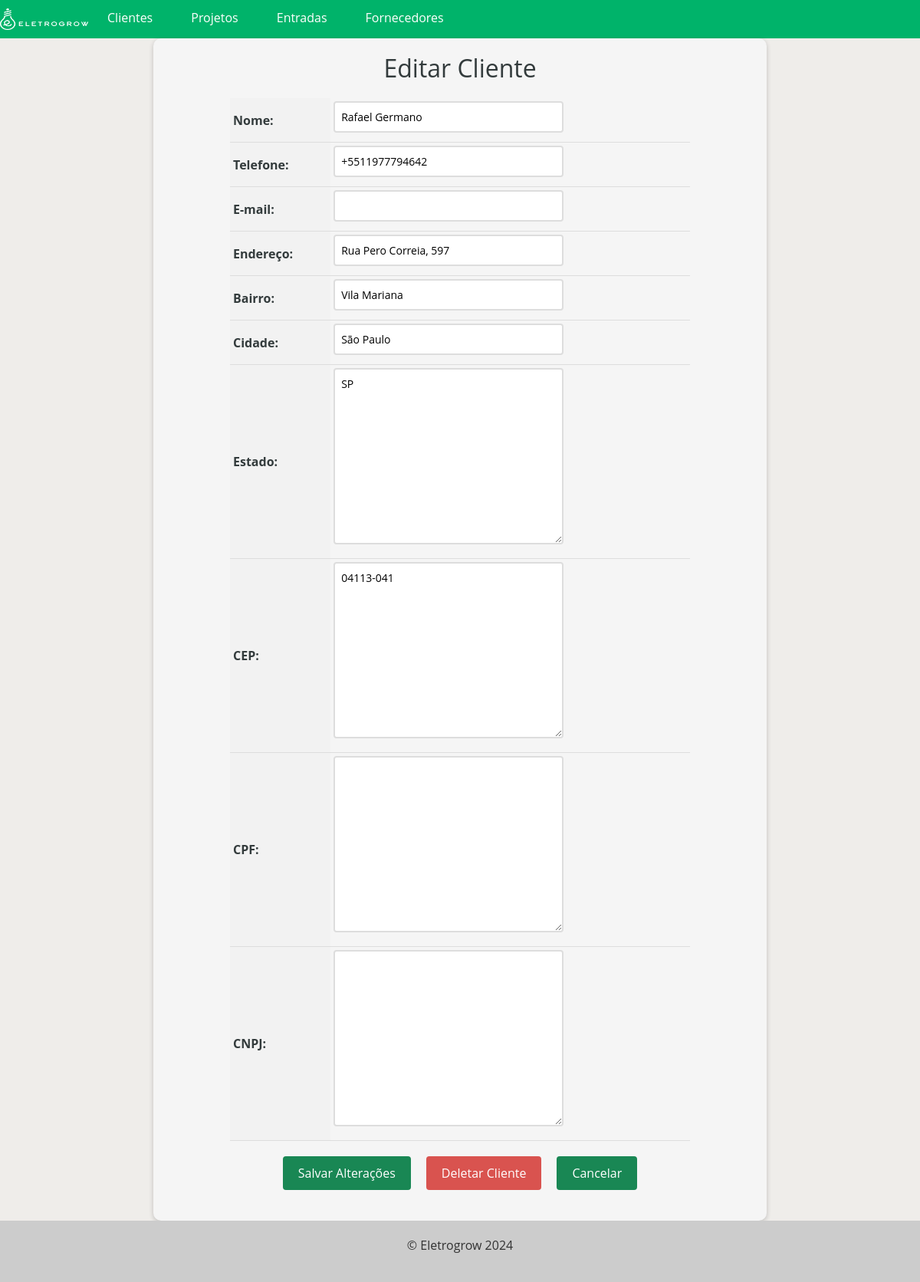
Screenshot of /client/update/1/ with the database file from the repository.
### clients/models.py (models this page shows, shortened)
class ModelClient(models.Model):
    name = models.CharField(max_length=300, unique=True, verbose_name='Nome')
    phone = PhoneNumberField(blank=True, null=True, region='BR', verbose_name='Telefone')
    email = models.EmailField(blank=True, null=True, verbose_name='E-mail')
    address = models.CharField(blank=True, null=True, verbose_name='Endereço')
    neighborhood = models.CharField(blank=True, null=True, verbose_name='Bairro')
    city = models.CharField(blank=True, null=True, verbose_name='Cidade')
    state = BRStateField(blank=True, null=True, verbose_name='Estado')
    cep = BRPostalCodeField(blank=True, null=True, verbose_name='CEP')
    cpf = BRCPFField(blank=True, null=True, verbose_name='CPF')
    cnpj = BRCNPJField(blank=True, null=True, verbose_name='CNPJ')

### clients/views.py (the view)
# urls.py: path('update/<int:pk>/', UpdateClient.as_view(), name='update_client'),
class UpdateClient(UpdateView):
    model = ModelClient
    form_class = FormClient
    template_name = 'update_client.html'
    success_url = '/client/'

### clients/forms.py
class FormClient(forms.ModelForm):
    class Meta:
        model = ModelClient
        fields = '__all__'

### clients/templates/update_client.html (shortened to what this page needs)
{% extends "base.html" %}
{% block content %}
  <form method="post" enctype="multipart/form-data">
    <h1>Editar Cliente</h1>
    <table>
      {{ form.as_table }}
    </table>
    <div>
      <div class="buttons-container">
        <input type="submit" value="Salvar Alterações" class="btn btn-success">
        <a href="{% url 'delete_client' pk=object.pk %}" class="btn btn-danger">Deletar Cliente</a>
        <a href="{% url 'client' %}" class="btn btn-success">Cancelar</a>
      </div>
    </div>
  </form>
{% endblock %}

### app/templates/base.html (style rules this page uses)
body { font-family: 'Open Sans', sans-serif; color: light-dark(#333b3c, #efefec); background-color: light-dark(#efedea, #223a2c); margin: 0; padding: 0; }

### clients/templates/update_client.html (style rules this page uses)
form { max-width: 800px; margin: 0 auto; padding: 20px; background-color: #f5f5f5; border-radius: 10px; box-shadow: 0 2px 6px rgba(0, 0, 0, 0.2); }
form h1 { font-size: 2rem; margin-bottom: 20px; text-align: center; }
table { margin: 0 auto; border-collapse: collapse; width: 100%; max-width: 600px; }
th, td { padding: 4px; text-align: left; border-bottom: 1px solid #ddd; }
th { background-color: #f2f2f2; }
input[type="text"], input[type="number"], input[type="email"], input[type="tel"], select, textarea { padding: 8px; font-size: 14px; border: 2px solid #ddd; border-radius: 4px; width: 100%; max-width: 300px; margin-bottom: 8px; transition: border-bottom-color 0.3s ease-in-out; }
.btn { border: none; padding: 10px 20px; font-size: 16px; border-radius: 4px; cursor: pointer; transition: background-color 0.3s ease-in-out; }
.buttons-container { display: flex; justify-content: center; margin-top: 20px; margin-bottom: 20px; }
.btn { display: inline-block; border: none; padding: 10px 20px; font-size: 16px; border-radius: 4px; cursor: pointer; transition: background-color 0.3s ease-in-out; margin: 0 10px; }
.btn-danger { background-color: #d9534f; text-decoration: none !important; }
a { text-decoration: none !important; }

### rows the page displays
ModelClient: name "Rafael Germano", phone "+5511977794642", address "Rua Pero Correia, 597", neighborhood "Vila Mariana", city "São Paulo", state "SP", cep "04113-041"
